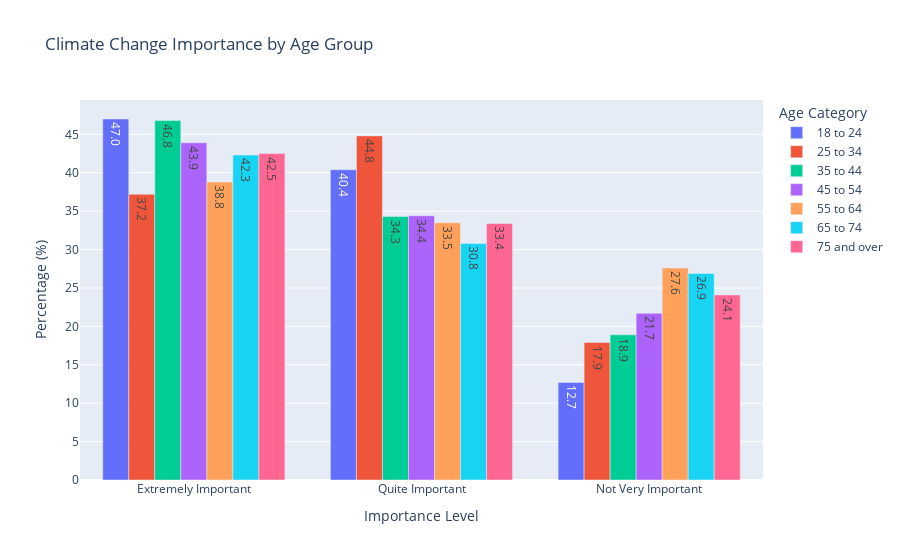

The notebook cell saved with this chart:
### Markdown cell above
We can see from the above percentage table that looking at the raw data table would have indeed been misleading. We can convert this pivot table into a bar chart for a clear visual.

### Code cell
#Reset index to make Age Category a column
climateimport_plot = climateimport_percent_pivot.reset_index()
climateimport_plot = climateimport_plot.rename(columns={'index': 'Age Category'})

#Melt the data from wide to long format so that it can be interpreted by Plotly
climateimport_melt = pd.melt(
  climateimport_plot,
    id_vars=['Age Category'],
    value_vars=['Extremely Important', 'Quite Important', 'Not Very Important'],
    var_name='Importance Level',
    value_name='Percentage (%)'
)

#Create the bar chart
climateimport_fig = px.bar(
    climateimport_melt,
    x='Importance Level',         
    y='Percentage (%)',               
    color='Age Category',           
    barmode='group',                
    title='Climate Change Importance by Age Group',
    text_auto='.1f')

climateimport_fig.show()

### Figure 1 — Plotly figure (JSON) as saved in the notebook; plotly's stock layout.template omitted (floating-point values rounded to 4 significant figures)
{"data": [{"alignmentgroup": "True", "hovertemplate": "Age Category=18 to 24<br>Importance Level=%{x}<br>Percentage (%)=%{y}<extra></extra>", "legendgroup": "18 to 24", "marker": {"color": "#636efa", "pattern": {"shape": ""}}, "name": "18 to 24", "offsetgroup": "18 to 24", "orientation": "v", "showlegend": true, "textposition": "auto", "texttemplate": "%{y:.1f}", "type": "bar", "x": ["Extremely Important", "Quite Important", "Not Very Important"], "xaxis": "x", "y": [47.0, 40.4, 12.7], "yaxis": "y"}, {"alignmentgroup": "True", "hovertemplate": "Age Category=25 to 34<br>Importance Level=%{x}<br>Percentage (%)=%{y}<extra></extra>", "legendgroup": "25 to 34", "marker": {"color": "#EF553B", "pattern": {"shape": ""}}, "name": "25 to 34", "offsetgroup": "25 to 34", "orientation": "v", "showlegend": true, "textposition": "auto", "texttemplate": "%{y:.1f}", "type": "bar", "x": ["Extremely Important", "Quite Important", "Not Very Important"], "xaxis": "x", "y": [37.2, 44.8, 17.9], "yaxis": "y"}, {"alignmentgroup": "True", "hovertemplate": "Age Category=35 to 44<br>Importance Level=%{x}<br>Percentage (%)=%{y}<extra></extra>", "legendgroup": "35 to 44", "marker": {"color": "#00cc96", "pattern": {"shape": ""}}, "name": "35 to 44", "offsetgroup": "35 to 44", "orientation": "v", "showlegend": true, "textposition": "auto", "texttemplate": "%{y:.1f}", "type": "bar", "x": ["Extremely Important", "Quite Important", "Not Very Important"], "xaxis": "x", "y": [46.8, 34.3, 18.9], "yaxis": "y"}, {"alignmentgroup": "True", "hovertemplate": "Age Category=45 to 54<br>Importance Level=%{x}<br>Percentage (%)=%{y}<extra></extra>", "legendgroup": "45 to 54", "marker": {"color": "#ab63fa", "pattern": {"shape": ""}}, "name": "45 to 54", "offsetgroup": "45 to 54", "orientation": "v", "showlegend": true, "textposition": "auto", "texttemplate": "%{y:.1f}", "type": "bar", "x": ["Extremely Important", "Quite Important", "Not Very Important"], "xaxis": "x", "y": [43.9, 34.4, 21.7], "yaxis": "y"}, {"alignmentgroup": "True", "hovertemplate": "Age Category=55 to 64<br>Importance Level=%{x}<br>Percentage (%)=%{y}<extra></extra>", "legendgroup": "55 to 64", "marker": {"color": "#FFA15A", "pattern": {"shape": ""}}, "name": "55 to 64", "offsetgroup": "55 to 64", "orientation": "v", "showlegend": true, "textposition": "auto", "texttemplate": "%{y:.1f}", "type": "bar", "x": ["Extremely Important", "Quite Important", "Not Very Important"], "xaxis": "x", "y": [38.8, 33.5, 27.6], "yaxis": "y"}, {"alignmentgroup": "True", "hovertemplate": "Age Category=65 to 74<br>Importance Level=%{x}<br>Percentage (%)=%{y}<extra></extra>", "legendgroup": "65 to 74", "marker": {"color": "#19d3f3", "pattern": {"shape": ""}}, "name": "65 to 74", "offsetgroup": "65 to 74", "orientation": "v", "showlegend": true, "textposition": "auto", "texttemplate": "%{y:.1f}", "type": "bar", "x": ["Extremely Important", "Quite Important", "Not Very Important"], "xaxis": "x", "y": [42.3, 30.8, 26.9], "yaxis": "y"}, {"alignmentgroup": "True", "hovertemplate": "Age Category=75 and over<br>Importance Level=%{x}<br>Percentage (%)=%{y}<extra></extra>", "legendgroup": "75 and over", "marker": {"color": "#FF6692", "pattern": {"shape": ""}}, "name": "75 and over", "offsetgroup": "75 and over", "orientation": "v", "showlegend": true, "textposition": "auto", "texttemplate": "%{y:.1f}", "type": "bar", "x": ["Extremely Important", "Quite Important", "Not Very Important"], "xaxis": "x", "y": [42.5, 33.4, 24.1], "yaxis": "y"}], "layout": {"barmode": "group", "legend": {"title": {"text": "Age Category"}, "tracegroupgap": 0}, "title": {"text": "Climate Change Importance by Age Group"}, "xaxis": {"anchor": "y", "domain": [0, 1], "title": {"text": "Importance Level"}}, "yaxis": {"anchor": "x", "domain": [0, 1], "title": {"text": "Percentage (%)"}}}}
